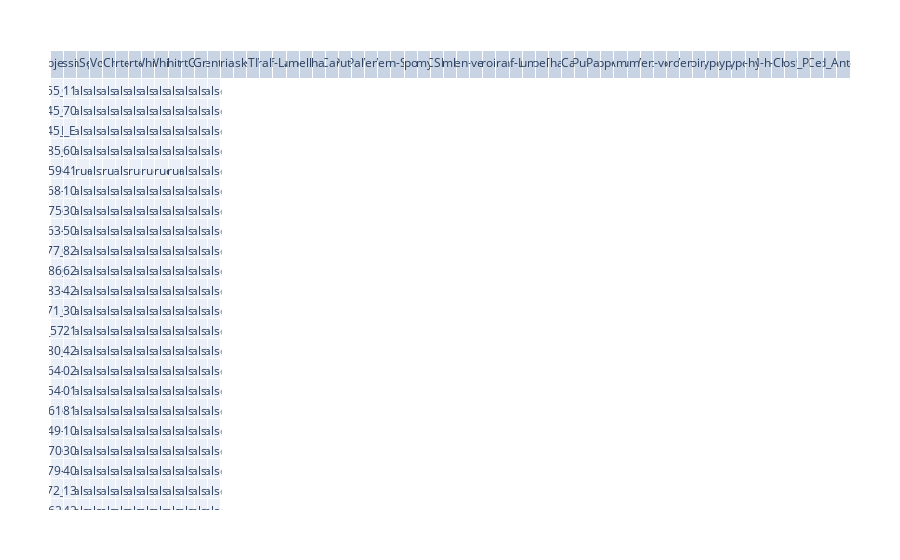

Here is the notebook cell this chart was saved with:
### Code cell
fig = go.Figure(data=[go.Table(
    header=dict(values=list(my_dataframe2.columns)),
    cells=dict(values=[my_dataframe[col] for col in my_dataframe.columns])
                   )])

# Spécifier les largeurs des colonnes du tableau Plotly
# column_widths = [100] * len(df.columns)  # Par exemple, définissez toutes les colonnes à la même largeur (100 pixels)
# fig.update_traces(columnwidth=column_widths)  # Mettez à jour les largeurs des colonnes

# # Afficher le tableau Plotly avec une barre de défilement horizontale
fig.update_layout(autosize=True, margin=dict(l=50, r=50, t=50, b=50),
                  xaxis=dict(automargin=True, autorange=True, showgrid=False, showticklabels=True))


fig.show()

### Figure 1 — Plotly figure (JSON) as saved in the notebook; plotly's stock layout.template omitted (floating-point values rounded to 4 significant figures; data arrays with more than 128 entries replaced by an {"elided": "..."} marker saying what was removed)
{"data": [{"cells": {"values": {"elided": "13x34 mixed values"}}, "header": {"values": ["subjects", "session", "BrainSegVol", "BrainSegVolNotVent", "VentricleChoroidVol", "lhCortexVol", "rhCortexVol", "lhCerebralWhiteMatterVol", "rhCerebralWhiteMatterVol", "CerebralWhiteMatterVol", "SubCortGrayVol", "TotalGrayVol", "SupraTentorialVol", "SupraTentorialVolNotVent", "MaskVol", "eTIV", "Left-Lateral-Ventricle", "Left-Inf-Lat-Vent", "Left-Cerebellum-White-Matter", "Left-Cerebellum-Cortex", "Left-Thalamus", "Left-Caudate", "Left-Putamen", "Left-Pallidum", "3rd-Ventricle", "4th-Ventricle", "Brain-Stem", "Left-Hippocampus", "Left-Amygdala", "CSF", "Left-Accumbens-area", "Left-VentralDC", "Left-vessel", "Left-choroid-plexus", "Right-Lateral-Ventricle", "Right-Inf-Lat-Vent", "Right-Cerebellum-White-Matter", "Right-Cerebellum-Cortex", "Right-Thalamus", "Right-Caudate", "Right-Putamen", "Right-Pallidum", "Right-Hippocampus", "Right-Amygdala", "Right-Accumbens-area", "Right-VentralDC", "Right-vessel", "Right-choroid-plexus", "5th-Ventricle", "WM-hypointensities", "Left-WM-hypointensities", "Right-WM-hypointensities", "non-WM-hypointensities", "Left-non-WM-hypointensities", "Right-non-WM-hypointensities", "Optic-Chiasm", "CC_Posterior", "CC_Mid_Posterior", "CC_Central", "CC_Mid_Anterior", "CC_Anterior"]}, "type": "table"}], "layout": {"autosize": true, "margin": {"b": 50, "l": 50, "r": 50, "t": 50}, "xaxis": {"automargin": true, "autorange": true, "showgrid": false, "showticklabels": true}}}
